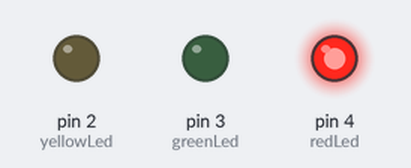
Bench run of a sketch on a simulated Arduino Uno, built with avr-gcc and run on an emulated ATmega328P. Shown: output pins drawn as LEDs (lit = HIGH).

Above: at 3.5 s.
At 12.0 s:
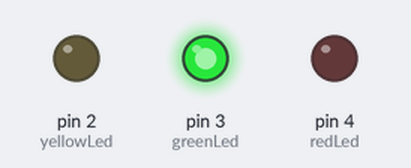
At 18.5 s:
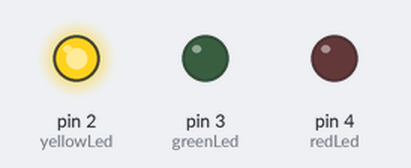
Timing chart, 0 to 26.0 s (numbered marks = the images above):
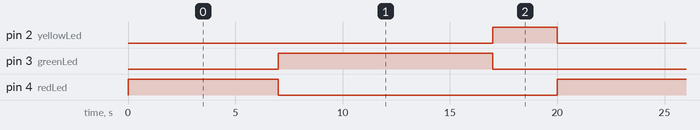

The sketch:

20127102.ino
```cpp
// C++ code
//

int redLed = 4;
int greenLed = 3;
int yellowLed = 2;


void setup()
{
  pinMode(redLed, OUTPUT);
  pinMode(yellowLed, OUTPUT);
  pinMode(greenLed, OUTPUT);
}

void loop()
{
  digitalWrite(redLed, HIGH);
  delay(7000); // Red Led on 7s
  digitalWrite(redLed, LOW); // Red Led off

  digitalWrite(greenLed, HIGH);
  delay(10000); // Green Led on 10s
  digitalWrite(greenLed, LOW); // Red Led off

  digitalWrite(yellowLed, HIGH);
  delay(3000); // Yellow Led on 3s
  digitalWrite(yellowLed, LOW);

}
```

Measured:
- by itself, pin 2 (yellowLed): alternates HIGH for 3.0 s and LOW for 17.0 s
- by itself, pin 3 (greenLed): alternates HIGH for 10.0 s and LOW for 10.0 s
- by itself, pin 4 (redLed): alternates HIGH for 7.0 s and LOW for 13.0 s
